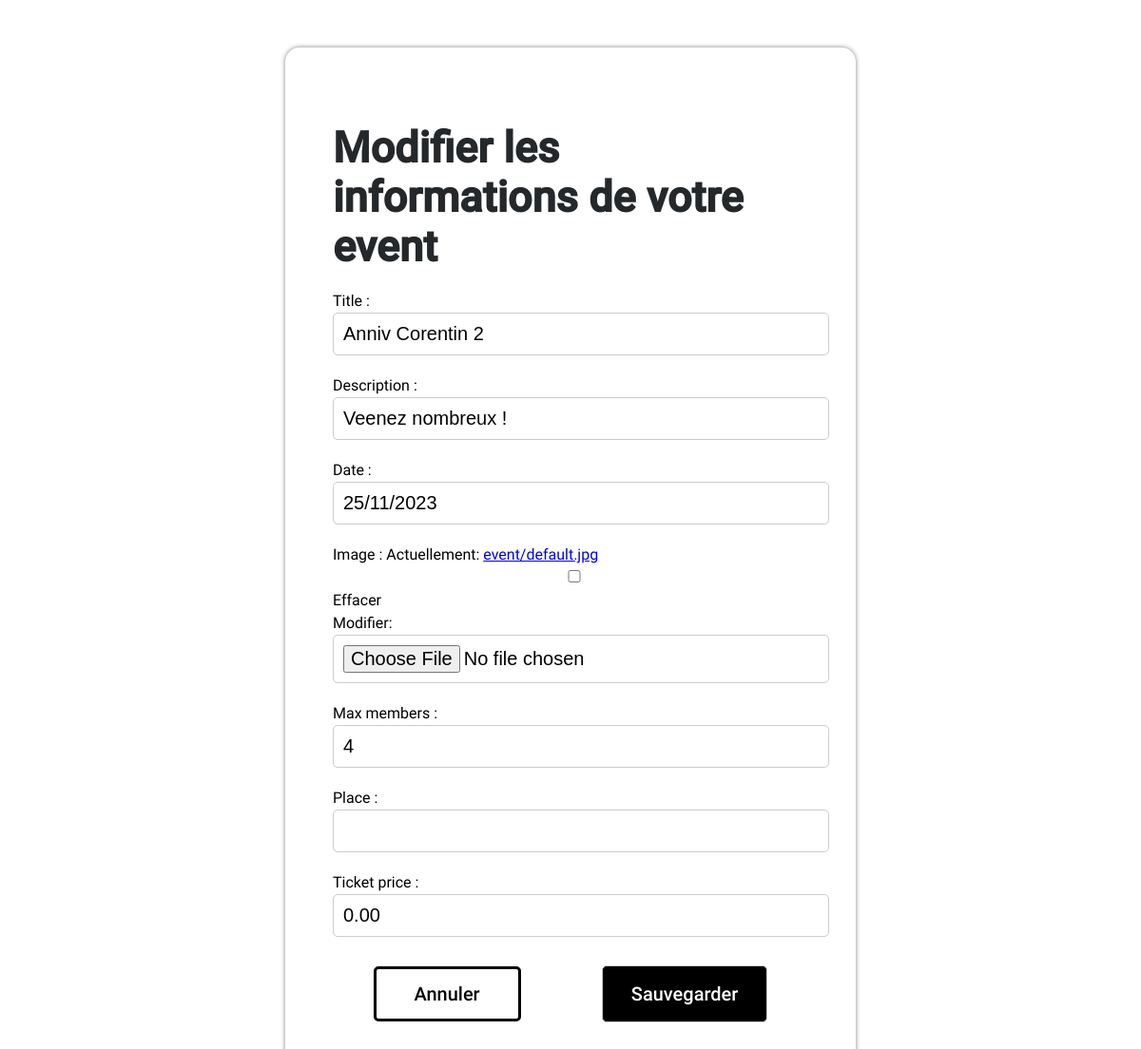
The page /modify_event/8/ (signed in) on the database its author committed.
### Flow/models.py (models this page shows)
class Event(models.Model):
    EVENT_TYPES = [
        	('conference', 'Conférence'),
            ('workshop', 'Atelier'),
            ('meetup', 'Rencontre'),
            ('party', 'Soirée'),
            ('spectacle', 'Spectacle'),
            ('sport', 'Sport'),
            ('other', 'Autre')
    ]
    title = models.CharField(max_length=100)
    description = models.CharField(max_length=500, default='')
    event_type = models.CharField(max_length=20, choices=EVENT_TYPES, default='other',null=True)
    date = models.DateField(default=default_event_date, blank=True)
    place = models.CharField(max_length=100, default='')
    created_by = models.ForeignKey(User, on_delete=models.CASCADE, related_name='events', null=True)
    is_paid_event = models.BooleanField(default=False)
    ticket_price = models.DecimalField(max_digits=10, decimal_places=2, default=0, null=True)
    money_man = models.ForeignKey(User, on_delete=models.CASCADE, related_name='money_man', null=True)
    created_at = models.DateTimeField(auto_now_add=True)
    image = models.ImageField(upload_to='event/', null=True, blank=True, default="event/default.jpg")
    members = models.ManyToManyField(User, related_name='joined_events', blank=True)
    max_members = models.PositiveIntegerField(default=10)
    Roadmap = models.TextField(default='', null=True)
    Likes = models.IntegerField(default=0, blank=True, null=True)

### Flow/views.py (the view)
# urls.py: path('modify_event/<int:eId>/', Flow.views.modify_event, name='modify_event'),
def modify_event(request, eId):
    if request.user.is_authenticated:
        event = Event.objects.get(id=eId)
        if request.method == 'POST':
            form = EventModifyForm(request.POST, request.FILES, instance=event)
            print(form)
            if form.is_valid():
                form.save()
                return redirect('profile')
        else:
            form = EventModifyForm(instance=event)
        return render(request, 'Flow/modify_event.html', {'form': form, 'event': event})
    else:
        return redirect('login')

### Flow/forms.py
class EventModifyForm(forms.ModelForm):
    class Meta:
        model = Event
        fields = ['title', 'description', 'date', 'image', 'max_members', 'place', 'ticket_price']

### Flow/templates/Flow/modify_event.html (shortened to what this page needs)
<!DOCTYPE html>
<html lang="en">
<head>
    {% load static %}
    <link href="https://cdn.jsdelivr.net/npm/simple-datatables@7.1.2/dist/style.min.css" rel="stylesheet" />
    <link rel="stylesheet" type="text/css" href="{% static 'Authentication/css/styles.css' %}" />
    <link rel="stylesheet" type="text/css" href="{% static 'Flow/css/base.css' %}" />
</head>
<body>
    <div class="form-container-signup">
        <h1>Modifier les informations de votre event</h1>
        <form method="post" enctype="multipart/form-data">
            {% for field in form %}
                <div class="form-group">
                    {{ field.label_tag }} {{ field }}
                </div>
            {% endfor %}
            <div class="inline-buttons">
                <a href="{% url 'event' event.id %}" class="button-login-secondary">Annuler</a>
                <button class="button-login" type="submit">Sauvegarder</button>
            </div>
        </form>
    </div>
</body>
</html>

### Authentication/static/Authentication/css/styles.css (style rules this page uses)
.form-group { margin-bottom: 20px; font-family: 'Roboto-Regular'; line-height: 1.5; }
.form-group input { width: 100%; padding: 10px; border-radius: 5px; border: 1px solid #ccc; outline: none; font-size: 20px; }
.button-login { padding: 15px 30px; height: 60px; border-radius: 5px; border: 1px solid #ccc; outline: none; font-size: 20px; background-color: #000000; color: white; cursor: pointer; font-family: 'Roboto-Medium'; margin-top: 10px; }
.inline-buttons { display: flex; align-items: center; justify-content: space-around; margin-top: 20px; margin-bottom: 20px; font-family: 'Roboto-Regular'; line-height: 1.5; }
.button-login-secondary { text-decoration: none; padding: 11px 40px; border-radius: 5px; outline: none; font-size: 20px; color: #000000; cursor: pointer; font-family: 'Roboto-Medium'; margin-top: 10px; background-color: white; border: 3px solid #000000; }
.form-container-signup { max-width: 500px; margin: 50px auto; padding: 50px; border-radius: 15px; background-color: #fff; box-shadow: 0 0 5px 0 rgba(0, 0, 0, 0.5); }

### Flow/static/Flow/css/base.css (style rules this page uses)
h1 { font-size: 45px; font-weight: 600; line-height: 1.15em; margin-bottom: 20px; color: #25282b; font-family: 'Roboto-Medium'; }

### rows shown on the page
Event: form "Anniv Corentin 2" "Veenez nombreux !" "25/11/2023" "4" "0.00"

### other values the page prints
{{ field.label_tag }} "Title :" "Description :" "Date :" "Image :" "Max members :" "Place :" "Ticket price :"
